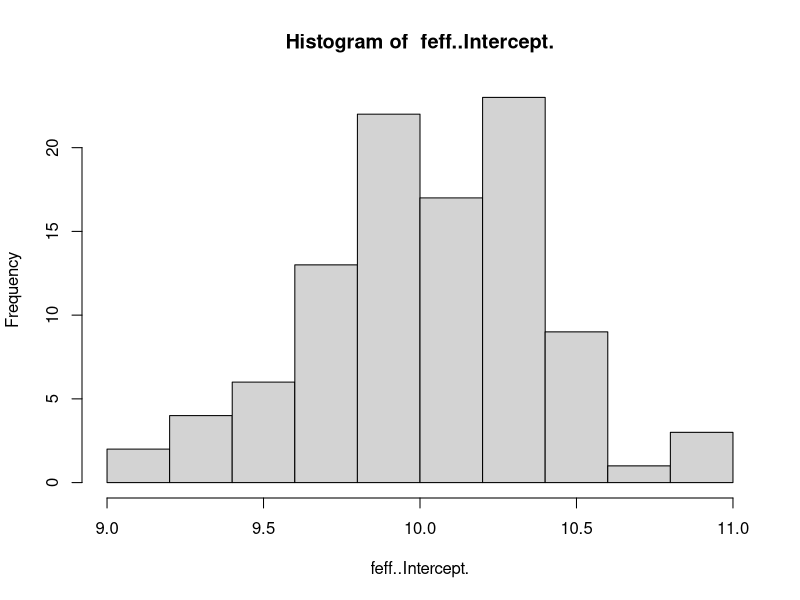
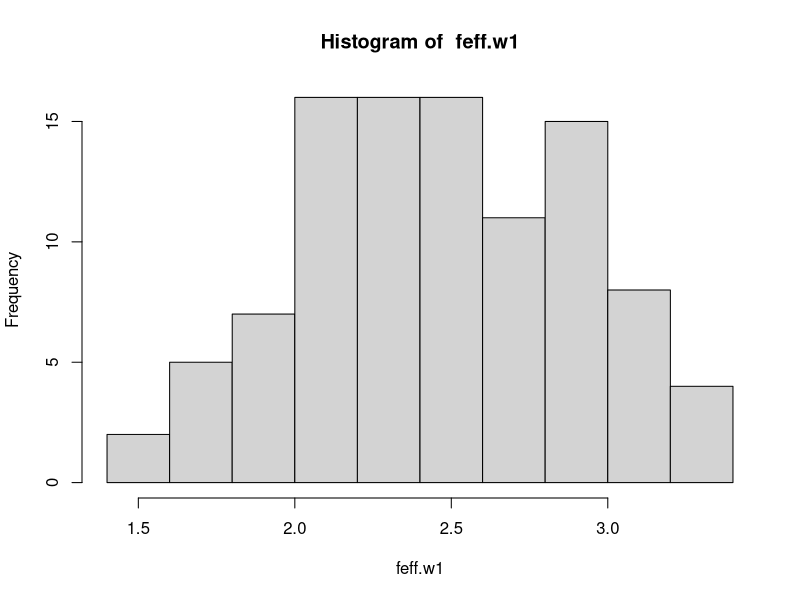
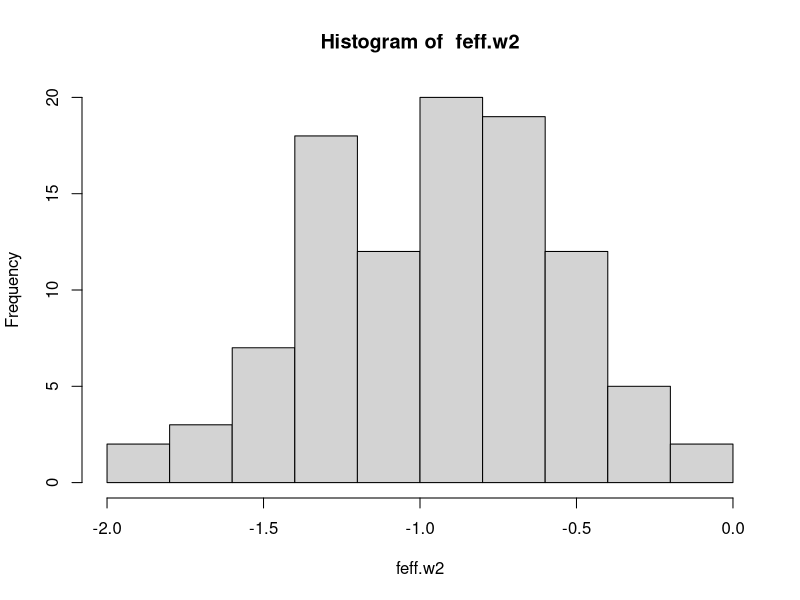
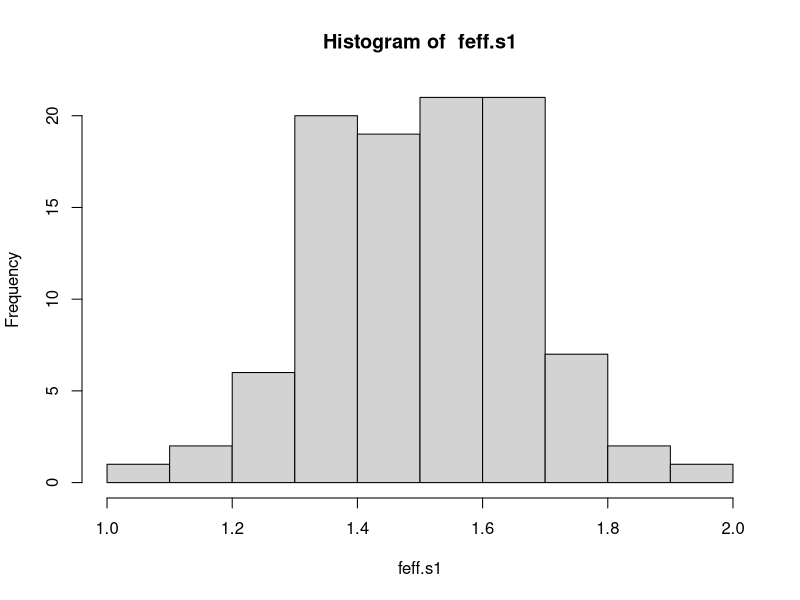
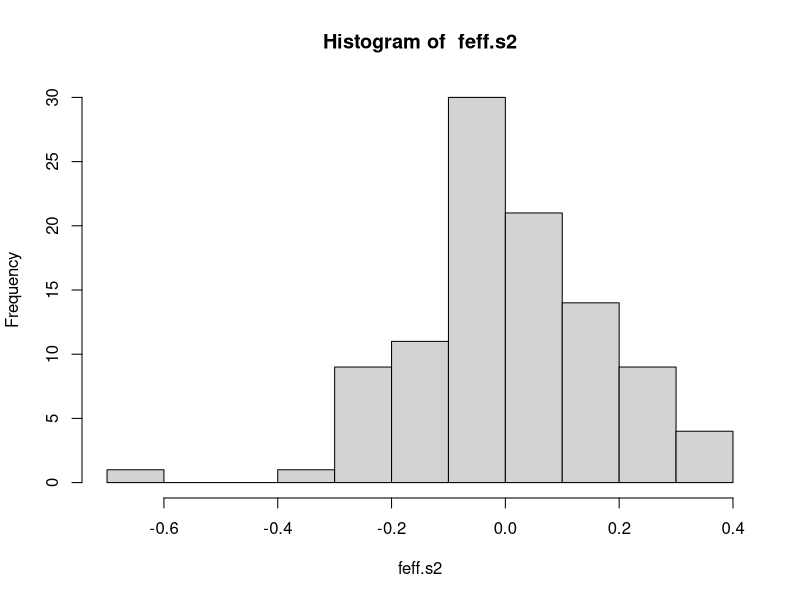
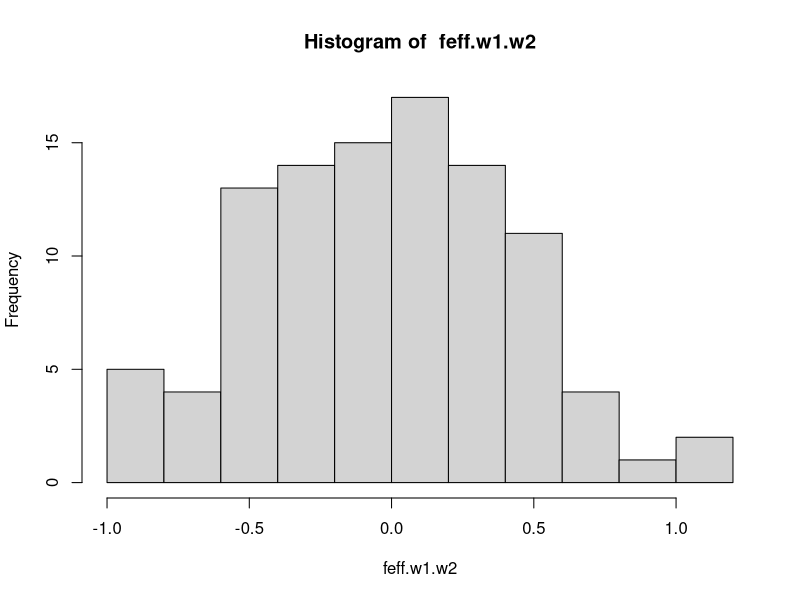
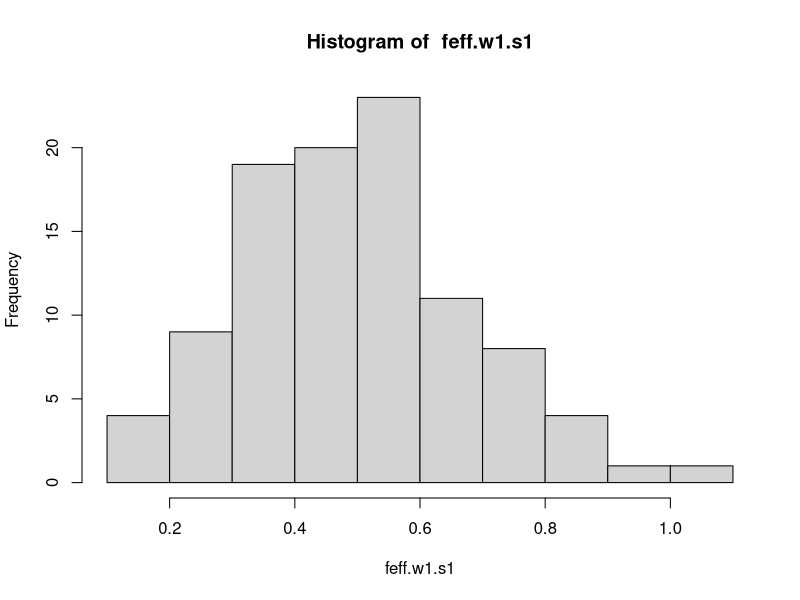
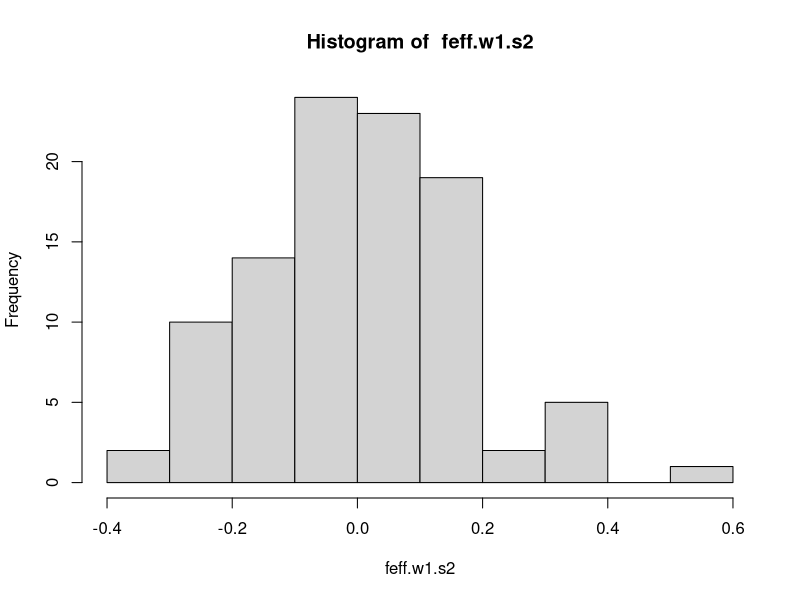

Write the R code that produced these figures, in order.
## ---- chunk 1
knitr::opts_chunk$set(echo = TRUE)
## ---- chunk 2

HTC <- 2
ETC <- 2
r <- 2
nsim <- 100

# Create the factors for the Design Matrix
w_names <- paste0("w", 1:HTC)
s_names <- paste0("s", 1:ETC)

# Create list of w and s variables
combined_list <- c(
  setNames(replicate(ETC, c(-1, 1), simplify = FALSE), s_names),
  setNames(replicate(HTC, c(-1, 1), simplify = FALSE), w_names)
)

# Create data frame of all combinations of w and s
df <- expand.grid(combined_list) #base experimental design
df_rep <- df[rep(seq_len(nrow(df)), r), ] #replicated experimental design
row.names(df_rep) <- NULL #make the row count sequential

# Build the formula for linear and interaction terms (no quadratic)
linear_terms <- c(w_names, s_names)
fo <- as.formula(
  paste("~ (", paste(linear_terms, collapse = " + "), ")^2")
)

# Create the model matrix
X <- model.matrix(fo, data = df_rep)
colnames(X)[1] <- '0'

## ---- chunk 3

library(lme4)
library(lmerTest)

set.seed(1)
  dl <- as.factor(rep(seq(1, r*2^HTC), each = 2^ETC))  
    
  fixed_effect_names <- paste0("beta", colnames(X))
  
  # beta <- setNames(rnorm(length(fixed_effect_names)),
  # fixed_effect_names)  #assign values to fixed effect names
  effects <- c(10,2.5,-1,1.5,0,0,1/2,0,0,0,0)
  beta <- setNames(effects, fixed_effect_names)  #assign values to fixed effect names
  

#Simulation Function  
sim_data <- function(X, beta, sigma2, sigma2_B, dl) {
  
  mu <- X %*% beta
  n_groups <- length(unique(dl))
  
  
  delta <- rnorm(n_groups, mean = 0, sd = sqrt(sigma2_B))
  delta <- rep(delta, times = table(dl))
  
  epsilon <- rnorm(nrow(X), mean = 0, sd = sqrt(sigma2))
  
  Y <- mu + delta + epsilon
  
  df <- data.frame(delta, df_rep, Y)
  
  fo <- as.formula(
  paste("Y ~ (", paste(linear_terms, collapse = " + "), ")^2 + (1|delta)"))
  
  rmodel <- lmer(fo, data = df)
  rmodel_p <- lmerTest:::get_coefmat(rmodel) |> as.data.frame()
  
  # Extract fixed effects estimates
  
  fixed_effects <- as.list(fixef(rmodel))
  p_values <- rmodel_p$`Pr(>|t|)`

# Extract variance-covariance matrix of fixed effects
  random_effects <- VarCorr(rmodel)

  varcomp <- as.data.frame(random_effects)

  sigma2_B <- varcomp$vcov[1]
  sigma2 <- varcomp$vcov[2]
  
  return(list(feff = fixed_effects, sigma2_B = sigma2_B, sigma2 = sigma2))

}

# Set up empty data frame

sim_df <- data.frame(matrix(ncol = length(beta) + 2, nrow = 0))

colnames(sim_df) <- c(colnames(X),"sigma2_B", "sigma2")

#Run Simulation
for(i in 1:nsim){
 
  rmodel <- as.data.frame(sim_data(X, beta, sigma2 = 1, sigma2_B = 1, dl))
  
  sim_df <- rbind(sim_df, rmodel)

}

for (col in 1:ncol(sim_df)) {
    hist(sim_df[,col], main=paste("Histogram of ", colnames(sim_df)[col]),  xlab=colnames(sim_df)[col])
}



## ---- chunk 4
